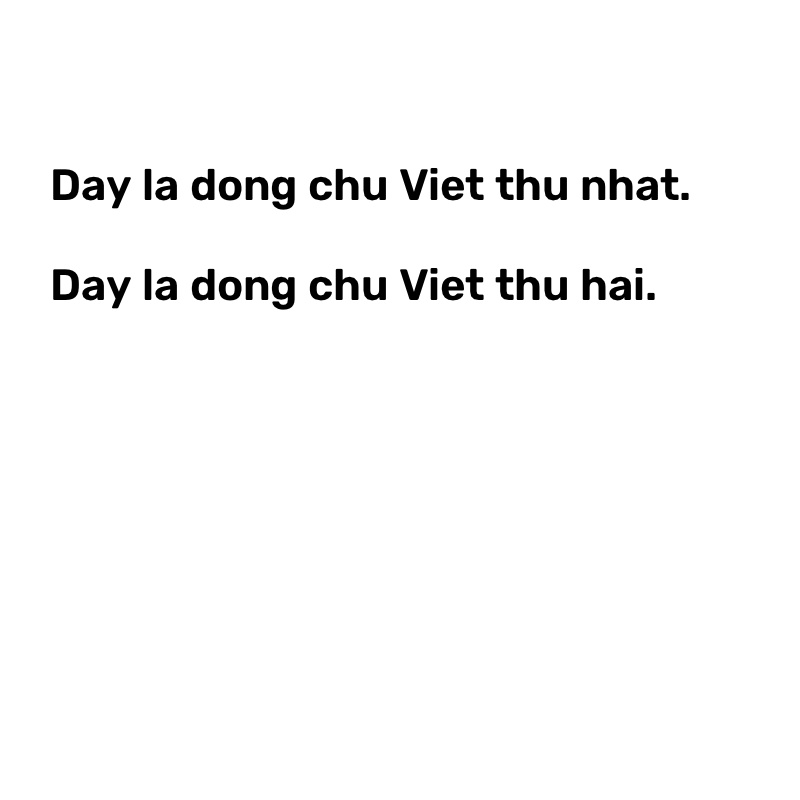
#> input picture ai-service/tests/fixtures/hw_matrix/HW-01.jpg, 800 x 800 px; its folder holds only this picture in this run
$ python -i features.py   (imports and definitions only)
#> lines starting #> are read from the running program, lines starting #| are printed output that depends on the picture; after the words box and inside, x2 and y2 are one past the last pixel; in counts of white or black regions, pixels touching at a corner belong together
#> further down, picture is the input picture: shape (800, 800, 3); min 0, max 255, mean 248.8
import cv2
import numpy as np

def compute_layout_features(bgr_image: np.ndarray):
    """
    Computes global structural features: aspect ratio and ink density.
    Uses the bounding box of the ink to ensure crop-invariance.
    """
    gray = cv2.cvtColor(bgr_image, cv2.COLOR_BGR2GRAY)
    _, binary = cv2.threshold(gray, 0, 255, cv2.THRESH_BINARY_INV + cv2.THRESH_OTSU)
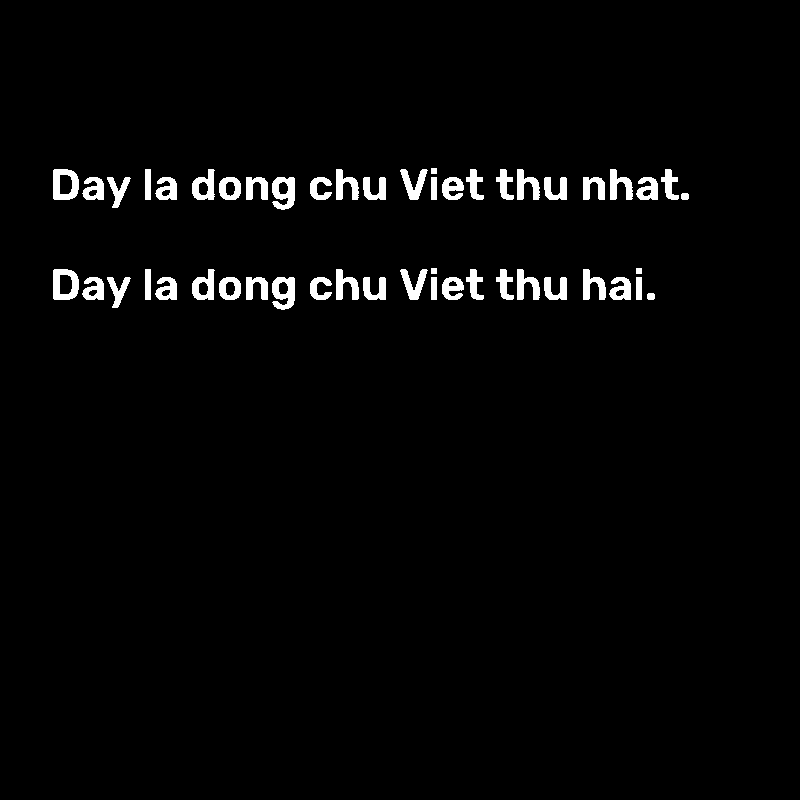
#> binary: shape (800, 800); 2.4% white; 50 white regions, largest, box (x1, y1, x2, y2) and area: (53, 169, 79, 200) 526, (53, 269, 79, 300) 526, (272, 177, 295, 210) 520

    coords = cv2.findNonZero(binary)
#> coords = contour of 15657 points, box (x1, y1, x2, y2) (53, 168, 689, 310), area 2664
    if coords is not None:
        x, y, w, h = cv2.boundingRect(coords)
#> x = 53; y = 168; w = 636; h = 142
    else:
        h, w = bgr_image.shape[:2]

    aspect_ratio = w / float(max(1, h))
#> aspect_ratio = 4.48

    ink_pixels = cv2.countNonZero(binary)
#> ink_pixels = 15657
    ink_density = ink_pixels / float(max(1, w * h))
#> ink_density = 0.173

    return {
        "aspect_ratio": aspect_ratio,
        "ink_density": ink_density,
        "binary_mask": binary
    }

# [28 lines left out: functions compute_projection_features, compute_perceptual_hash, not called in this run]

def hamming_distance(hash1: int, hash2: int) -> int:
    """Computes Hamming distance between two integer hashes."""
    return bin(hash1 ^ hash2).count('1')

# [37 lines left out: functions compute_local_features, match_local_features, not called in this run]

>>> import cv2
>>> picture = cv2.imread('../../tests/fixtures/hw_matrix/HW-01.jpg')
>>> result = compute_layout_features(picture)
#> result = 3 items

$ run again, on ai-service/tests/fixtures/hw_matrix/HW-04.jpg
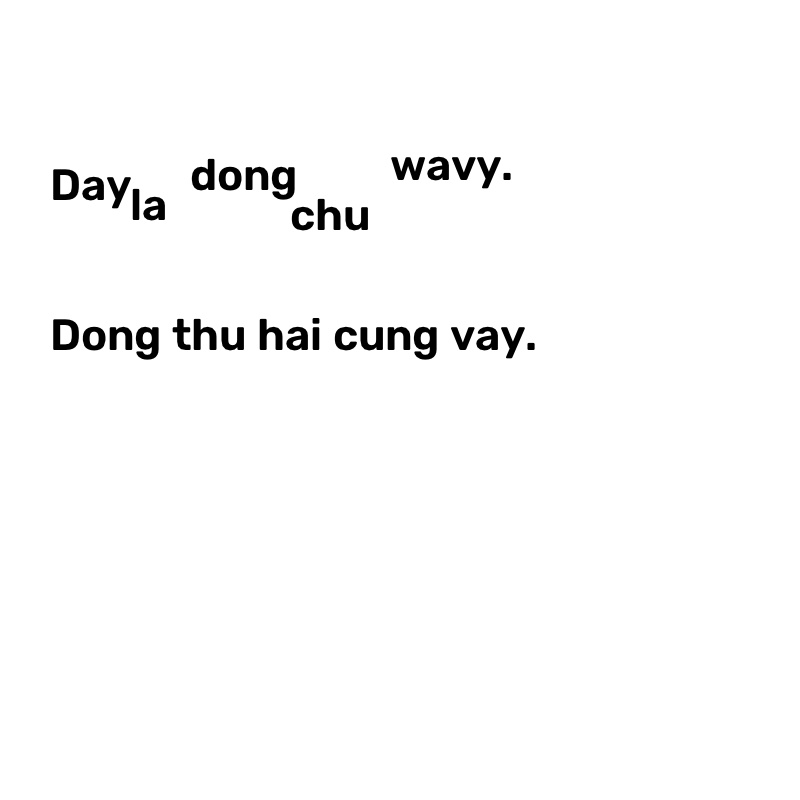
#> input picture ai-service/tests/fixtures/hw_matrix/HW-04.jpg, 800 x 800 px
#> picture is the input picture: shape (800, 800, 3); min 0, max 255, mean 250.3
#> in compute_layout_features, `_, binary = cv2.threshold(gray, 0, 255, cv2.THRESH_BINARY_INV + cv2.TH..`:
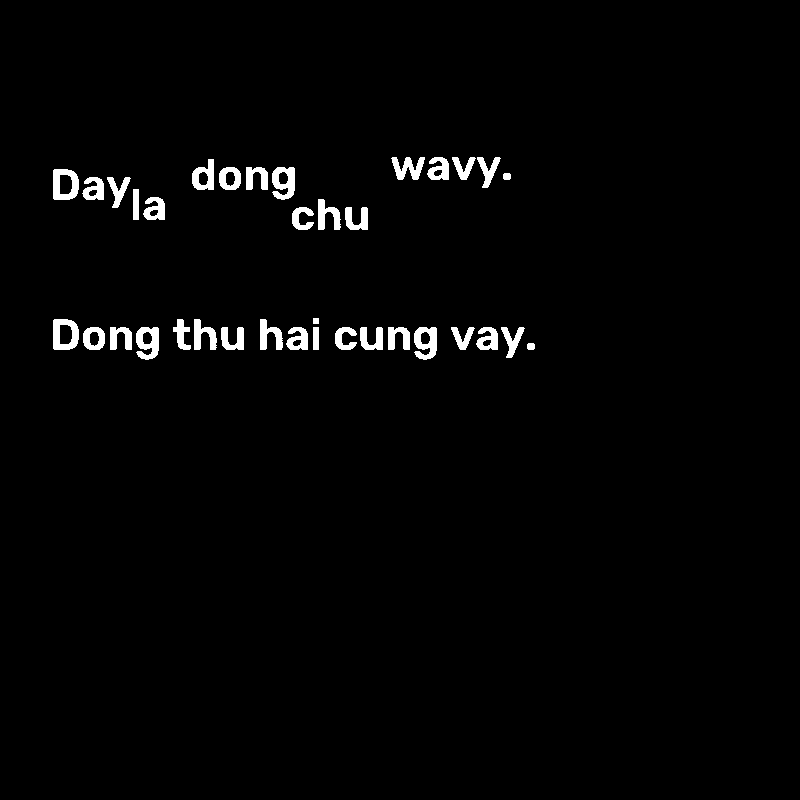
#> binary: shape (800, 800); 1.9% white; 36 white regions, largest, box (x1, y1, x2, y2) and area: (53, 169, 79, 200) 526, (53, 319, 79, 350) 526, (272, 167, 295, 200) 519
#> coords = contour of 11946 points, box (x1, y1, x2, y2) (53, 157, 535, 360), area 21758
#> x = 53; y = 157; w = 482; h = 203
#> aspect_ratio = 2.37
#> ink_pixels = 11946
#> ink_density = 0.122
#> result = 3 items
